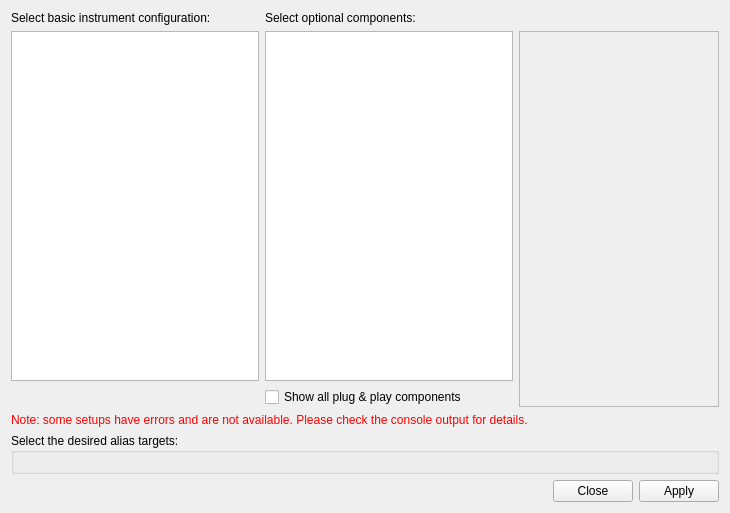
<?xml version="1.0" encoding="UTF-8"?>
<ui version="4.0">
 <class>Form</class>
 <widget class="QWidget" name="Form">
  <property name="geometry">
   <rect>
    <x>0</x>
    <y>0</y>
    <width>730</width>
    <height>501</height>
   </rect>
  </property>
  <property name="windowTitle">
   <string>Form</string>
  </property>
  <layout class="QVBoxLayout" name="verticalLayout">
   <item>
    <layout class="QGridLayout" name="gridLayout_4">
     <item row="1" column="0">
      <widget class="QListWidget" name="basicSetup">
       <property name="minimumSize">
        <size>
         <width>180</width>
         <height>350</height>
        </size>
       </property>
      </widget>
     </item>
     <item row="1" column="1">
      <widget class="QListWidget" name="optSetups">
       <property name="minimumSize">
        <size>
         <width>180</width>
         <height>0</height>
        </size>
       </property>
      </widget>
     </item>
     <item row="0" column="0">
      <widget class="QLabel" name="label">
       <property name="text">
        <string>Select basic instrument configuration:     </string>
       </property>
      </widget>
     </item>
     <item row="0" column="1">
      <widget class="QLabel" name="label_2">
       <property name="text">
        <string>Select optional components:</string>
       </property>
      </widget>
     </item>
     <item row="2" column="1">
      <widget class="QCheckBox" name="showPnpBox">
       <property name="text">
        <string>Show all plug &amp;&amp; play components</string>
       </property>
      </widget>
     </item>
     <item row="1" column="2" rowspan="2">
      <widget class="QLabel" name="setupDescription">
       <property name="minimumSize">
        <size>
         <width>200</width>
         <height>0</height>
        </size>
       </property>
       <property name="frameShape">
        <enum>QFrame::StyledPanel</enum>
       </property>
       <property name="frameShadow">
        <enum>QFrame::Raised</enum>
       </property>
       <property name="alignment">
        <set>Qt::AlignLeading|Qt::AlignLeft|Qt::AlignTop</set>
       </property>
       <property name="wordWrap">
        <bool>true</bool>
       </property>
      </widget>
     </item>
    </layout>
   </item>
   <item>
    <widget class="QLabel" name="errorLabel">
     <property name="palette">
      <palette>
       <active>
        <colorrole role="WindowText">
         <brush brushstyle="SolidPattern">
          <color alpha="255">
           <red>255</red>
           <green>0</green>
           <blue>0</blue>
          </color>
         </brush>
        </colorrole>
       </active>
       <inactive>
        <colorrole role="WindowText">
         <brush brushstyle="SolidPattern">
          <color alpha="255">
           <red>255</red>
           <green>0</green>
           <blue>0</blue>
          </color>
         </brush>
        </colorrole>
       </inactive>
       <disabled>
        <colorrole role="WindowText">
         <brush brushstyle="SolidPattern">
          <color alpha="255">
           <red>165</red>
           <green>167</green>
           <blue>169</blue>
          </color>
         </brush>
        </colorrole>
       </disabled>
      </palette>
     </property>
     <property name="text">
      <string>Note: some setups have errors and are not available. Please check the console output for details.</string>
     </property>
    </widget>
   </item>
   <item>
    <widget class="QGroupBox" name="aliasGroup">
     <property name="title">
      <string>Select the desired alias targets:</string>
     </property>
     <layout class="QVBoxLayout" name="verticalLayout_2"/>
    </widget>
   </item>
   <item>
    <widget class="QDialogButtonBox" name="buttonBox">
     <property name="standardButtons">
      <set>QDialogButtonBox::Apply|QDialogButtonBox::Close</set>
     </property>
    </widget>
   </item>
  </layout>
 </widget>
 <resources/>
 <connections/>
</ui>
